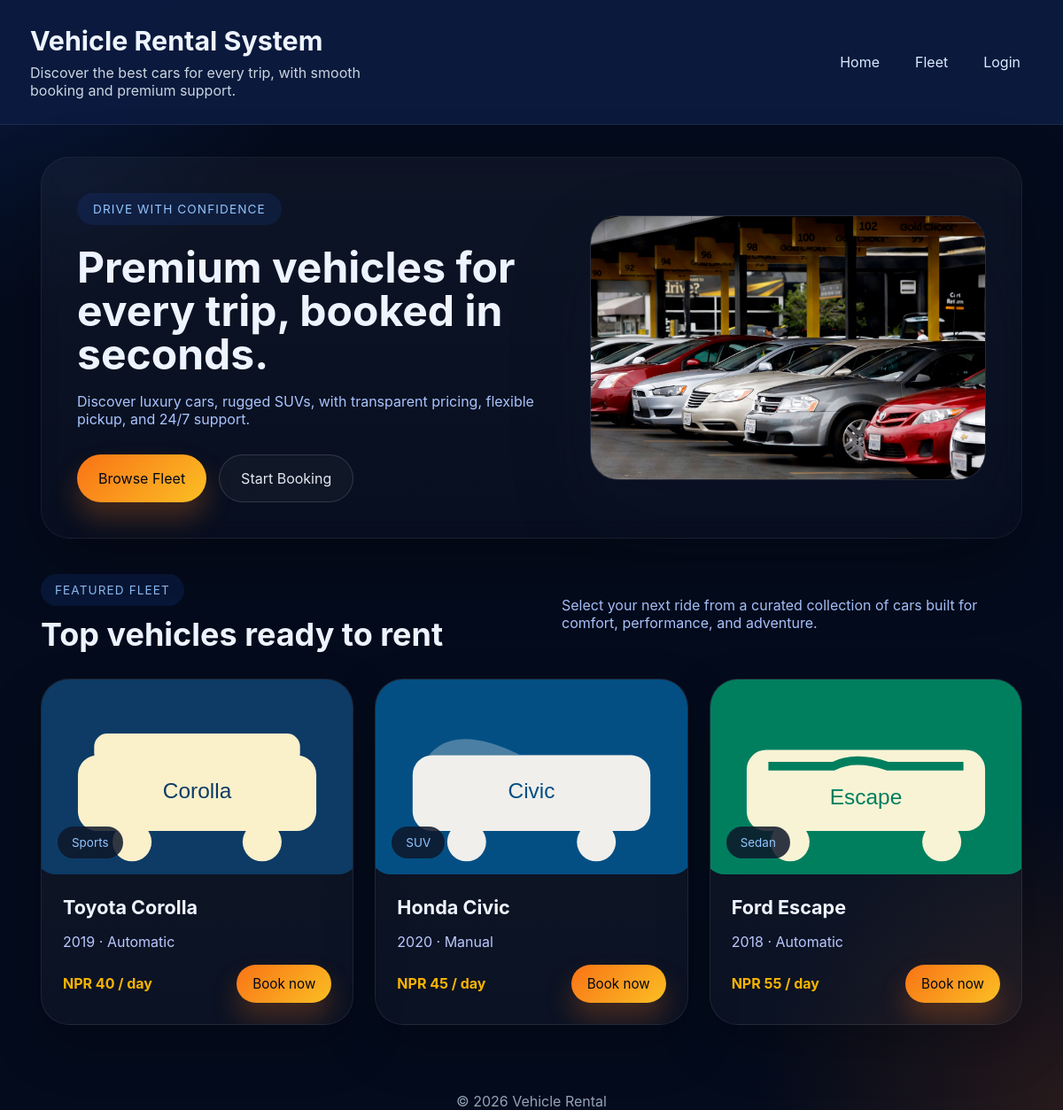
The app's page /frontend/index.php with its own data.
### tables this page shows
CREATE TABLE IF NOT EXISTS vehicles (
  id INT AUTO_INCREMENT PRIMARY KEY,
  owner_id INT NOT NULL,
  make VARCHAR(100) NOT NULL,
  model VARCHAR(100) NOT NULL,
  year INT DEFAULT NULL,
  transmission ENUM('manual', 'automatic') NOT NULL DEFAULT 'automatic',
  price_per_day DECIMAL(8,2) DEFAULT 0.00,
  image VARCHAR(255) DEFAULT NULL,
  description TEXT DEFAULT NULL,
  status ENUM('available', 'booked') NOT NULL DEFAULT 'available',
  created_at DATETIME NOT NULL DEFAULT CURRENT_TIMESTAMP,
  FOREIGN KEY (owner_id) REFERENCES users(id) ON DELETE CASCADE
);

### backend/functions.php (called while the page is built, shortened)
<?php
function normalizeVehicleImagePath(?string $image): string {
    $image = trim((string) ($image ?? ''));
    $image = str_replace('\\', '/', $image);
    $rewrites = [
        '../backend/assets/' => '/backend/assets/',
        'backend/assets/' => '/backend/assets/',
        '../frontend/images/' => '/frontend/images/',
        'frontend/images/' => '/frontend/images/',
        'images/' => '/frontend/images/',
    ];
    foreach ($rewrites as $prefix => $replacement) {
        if (str_starts_with($image, $prefix)) {
            return $replacement . ltrim(substr($image, strlen($prefix)), '/');
        }
    }
    if (str_starts_with($image, '/backend/assets/') || str_starts_with($image, '/frontend/images/')) {
        return $image;
    }
    return '/' . ltrim($image, '/');
}
function normalizeTransmission(?string $transmission): string {
    $value = strtolower(trim((string) ($transmission ?? '')));
    return $value === 'manual' ? 'manual' : 'automatic';
}
function isValidVehicleImageReference(?string $image): bool {
    $image = normalizeVehicleImagePath($image);
    return (bool) preg_match('/\.(jpg|jpeg|png|webp|svg|gif)(\?.*)?$/i', $image);
}
function getVehicles(PDO $pdo) {
    $stmt = $pdo->query('SELECT v.*, u.name AS owner_name, u.email AS owner_email FROM vehicles v LEFT JOIN users u ON v.owner_id = u.id ORDER BY v.id');
    return $stmt->fetchAll();
}
function appBaseUrl(): string {
    static $base = null;
    if ($base !== null) {
        return $base;
    }
    $docRoot = rtrim(str_replace('\\', '/', (string) realpath($_SERVER['DOCUMENT_ROOT'] ?? '')), '/');
    $projectRoot = rtrim(str_replace('\\', '/', (string) realpath(__DIR__ . '/../')), '/');
    if ($docRoot !== '' && str_starts_with($projectRoot, $docRoot)) {
        $base = substr($projectRoot, strlen($docRoot));
    } else {
        $base = '';
    }
    return $base;
}
function vehicleImagePath(array $vehicle): string {
    $rawImage = $vehicle['image'] ?? '';
    $image = normalizeVehicleImagePath($rawImage);
    $localPath = __DIR__ . '/../' . ltrim($image, '/');
    return appBaseUrl() . $image;
}
function isVehicleBooked(array $vehicle): bool {
    return ($vehicle['status'] ?? 'available') === 'booked';
}

### frontend/index.php (the view, shortened to what this page needs)
<?php
require_once __DIR__ . '/../backend/functions.php';
$vehicles = getVehicles($pdo);
$vehicleTypes = [
    1 => 'Sports',
    2 => 'SUV',
    3 => 'Sedan',
];
?>
<!doctype html>
<html lang="en">
<head>
  <link rel="stylesheet" href="css/styles.css">
</head>
<body>
  <header class="site-header">
    <div>
      <h1>Vehicle Rental System</h1>
      <p class="subtitle">
        Discover the best cars for every trip,
        with smooth booking and premium support.
      </p>
    </div>
    <nav>
      <a href="index.php">Home</a>
      <a href="#fleet">Fleet</a>
      <?php if (!empty($_SESSION['user']['name'])): ?>
        <span class="user-pill">
          Logged in as
          <?php echo htmlspecialchars($_SESSION['user']['name']); ?>
          (<a href="logout.php">Logout</a>)
        </span>
      <?php else: ?>
        <a href="login.php">Login</a>
      <?php endif; ?>
    </nav>
  </header>
  <main>
    <section class="hero">
      <div class="hero-copy">
        <span class="eyebrow">
          Drive with confidence
        </span>
        <h1>
          Premium vehicles for every trip,
          booked in seconds.
        </h1>
        <p class="hero-text">
          Discover luxury cars, rugged SUVs,
          with transparent pricing, flexible pickup,
          and 24/7 support.
        </p>
        <div class="hero-actions">
          <a class="btn btn-primary" href="#fleet">
            Browse Fleet
          </a>
          <a class="btn btn-outline" href="book.php?vehicle_id=1">
            Start Booking
          </a>
        </div>
      </div>
      <div class="hero-media">
        <div class="hero-media-card">
          <img
            src="images/index.jpg"
            alt="Premium vehicle"
          >
        </div>
      </div>
    </section>
    <section id="fleet" class="featured">
      <div class="section-header">
        <div>
          <span class="section-pill">
            FEATURED FLEET
          </span>
          <h2>
            Top vehicles ready to rent
          </h2>
        </div>
        <p class="section-copy">
          Select your next ride from a curated
          collection of cars built for comfort,
          performance, and adventure.
        </p>
      </div>
      <div class="vehicles">
        <?php if (empty($vehicles)): ?>
          <p>No vehicles available.</p>
        <?php else: ?>
          <?php foreach ($vehicles as $v): ?>
            <?php
            $img = vehicleImagePath($v);
            $transmission = normalizeTransmission($v['transmission'] ?? 'automatic');
            ?>
            <article class="vehicle">
              <div class="vehicle-image-wrap">
                <img
                  src="<?php echo htmlspecialchars($img); ?>"
                  alt="<?php echo htmlspecialchars($v['make'] . ' ' . $v['model']); ?>"
                >
                <span class="vehicle-tag">
                  <?php echo htmlspecialchars($vehicleTypes[$v['id']] ?? 'Vehicle'); ?>
                </span>
              </div>
              <div class="vehicle-details">
                <h3>
                  <?php echo htmlspecialchars($v['make'] . ' ' . $v['model']); ?>
                </h3>
                <p class="vehicle-meta">
                  <?php echo htmlspecialchars($v['year']); ?>
                  · <?php echo htmlspecialchars(ucfirst($transmission)); ?>
                </p>
                <div class="vehicle-footer">
                  <p class="vehicle-price">
                    NPR
                    <?php echo htmlspecialchars(number_format((float) $v['price_per_day'], 0)); ?>
                    / day
                  </p>
                  <?php if (isVehicleBooked($v)): ?>
                    <span
                      class="btn btn-small"
                      style="background:#374151;color:#9ca3af;cursor:not-allowed;"
                      aria-disabled="true"
                    >
                      Booked
                    </span>
                  <?php else: ?>
                    <a
                      class="btn btn-primary btn-small"
                      href="book.php?vehicle_id=<?php echo $v['id']; ?>"
                    >
                      Book now
                    </a>
                  <?php endif; ?>
                </div>
              </div>
            </article>
          <?php endforeach; ?>
        <?php endif; ?>
      </div>
    </section>
  </main>
  <footer class="page-footer">
    &copy; <?php echo date('Y'); ?>
    Vehicle Rental
  </footer>
</body>
</html>

### records on screen
vehicles: image (picture), id "Sports", make+model "Toyota Corolla", year "2019", transmission "Automatic", price_per_day "40"
vehicles: image (picture), id "SUV", make+model "Honda Civic", year "2020", transmission "Manual", price_per_day "45"
vehicles: image (picture), id "Sedan", make+model "Ford Escape", year "2018", transmission "Automatic", price_per_day "55"
